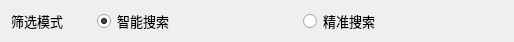
            <widget class="QWidget" name="layoutWidget_13">
                <property name="geometry">
                    <rect>
                        <x>10</x>
                        <y>440</y>
                        <width>494</width>
                        <height>22</height>
                    </rect>
                </property>
                <layout class="QHBoxLayout" name="horizontalLayout_16">
                    <item>
                        <widget class="QLabel" name="label_14">
                            <property name="minimumSize">
                                <size>
                                    <width>80</width>
                                    <height>20</height>
                                </size>
                            </property>
                            <property name="maximumSize">
                                <size>
                                    <width>80</width>
                                    <height>20</height>
                                </size>
                            </property>
                            <property name="font">
                                <font>
                                    <pointsize>10</pointsize>
                                    <bold>false</bold>
                                    <underline>false</underline>
                                    <stylestrategy>PreferDefault</stylestrategy>
                                </font>
                            </property>
                            <property name="text">
                                <string>筛选模式</string>
                            </property>
                            <property name="alignment">
                                <set>Qt::AlignLeading|Qt::AlignLeft|Qt::AlignVCenter</set>
                            </property>
                        </widget>
                    </item>
                    <item>
                        <widget class="QRadioButton" name="rb_intelligentSearch">
                            <property name="sizePolicy">
                                <sizepolicy hsizetype="Expanding" vsizetype="Fixed">
                                    <horstretch>0</horstretch>
                                    <verstretch>0</verstretch>
                                </sizepolicy>
                            </property>
                            <property name="minimumSize">
                                <size>
                                    <width>200</width>
                                    <height>20</height>
                                </size>
                            </property>
                            <property name="maximumSize">
                                <size>
                                    <width>200</width>
                                    <height>20</height>
                                </size>
                            </property>
                            <property name="font">
                                <font>
                                    <pointsize>10</pointsize>
                                    <bold>false</bold>
                                    <underline>false</underline>
                                    <stylestrategy>PreferDefault</stylestrategy>
                                </font>
                            </property>
                            <property name="text">
                                <string>智能搜索</string>
                            </property>
                            <property name="checked">
                                <bool>true</bool>
                            </property>
                        </widget>
                    </item>
                    <item>
                        <widget class="QRadioButton" name="rb_accurateSearch">
                            <property name="sizePolicy">
                                <sizepolicy hsizetype="Expanding" vsizetype="Fixed">
                                    <horstretch>0</horstretch>
                                    <verstretch>0</verstretch>
                                </sizepolicy>
                            </property>
                            <property name="minimumSize">
                                <size>
                                    <width>200</width>
                                    <height>20</height>
                                </size>
                            </property>
                            <property name="maximumSize">
                                <size>
                                    <width>200</width>
                                    <height>20</height>
                                </size>
                            </property>
                            <property name="font">
                                <font>
                                    <pointsize>10</pointsize>
                                    <bold>false</bold>
                                    <underline>false</underline>
                                    <stylestrategy>PreferDefault</stylestrategy>
                                </font>
                            </property>
                            <property name="text">
                                <string>精准搜索</string>
                            </property>
                        </widget>
                    </item>
                </layout>
            </widget>
